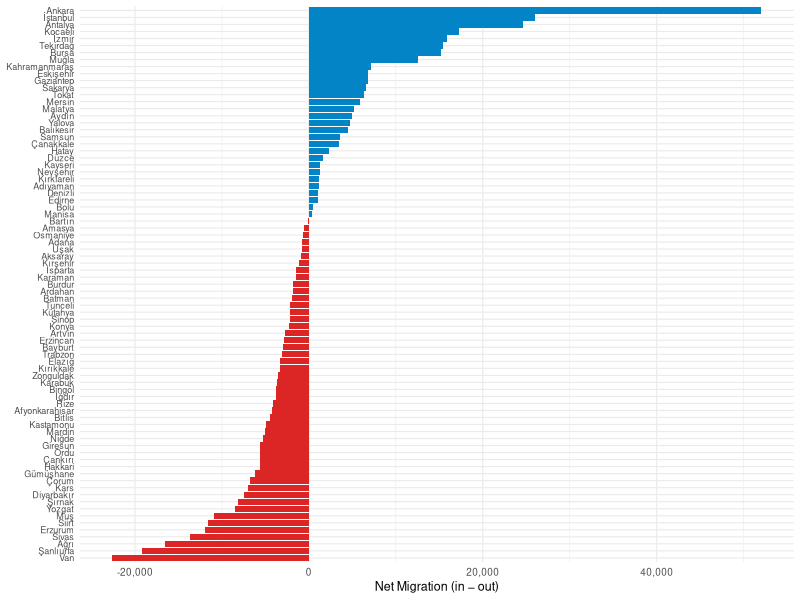
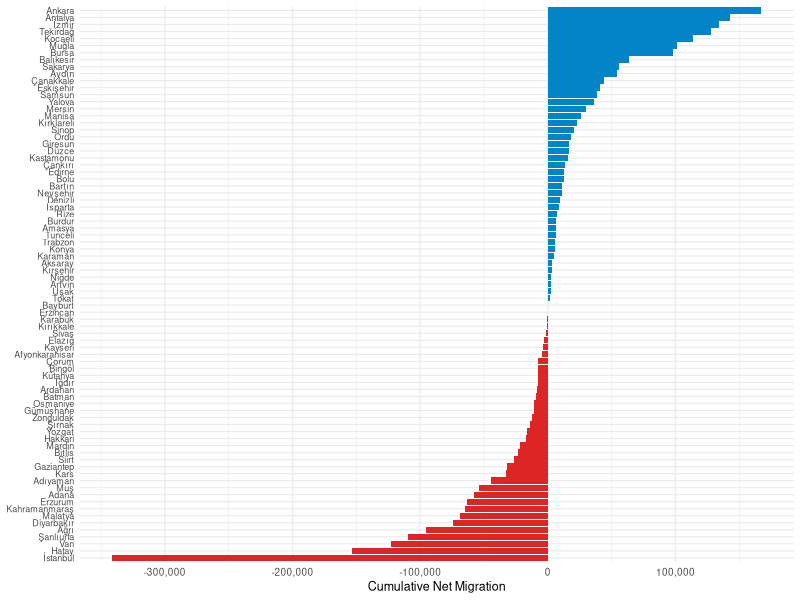
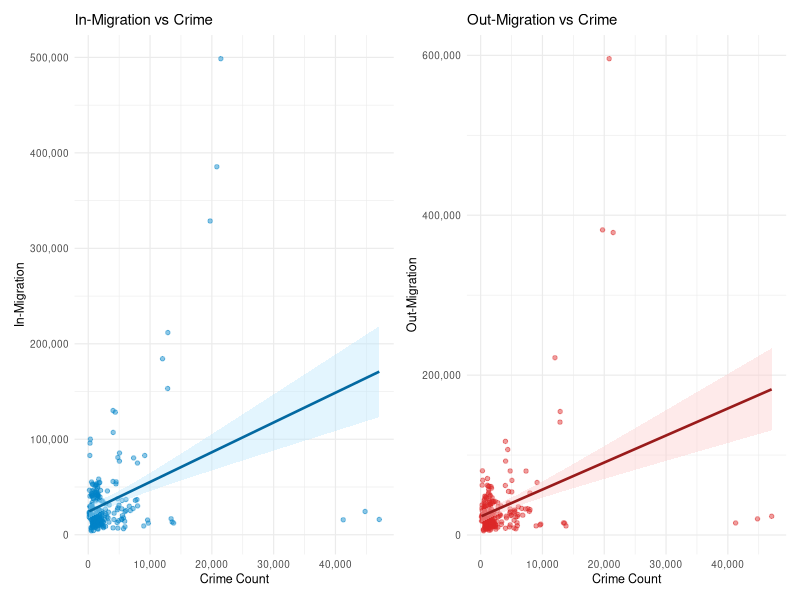
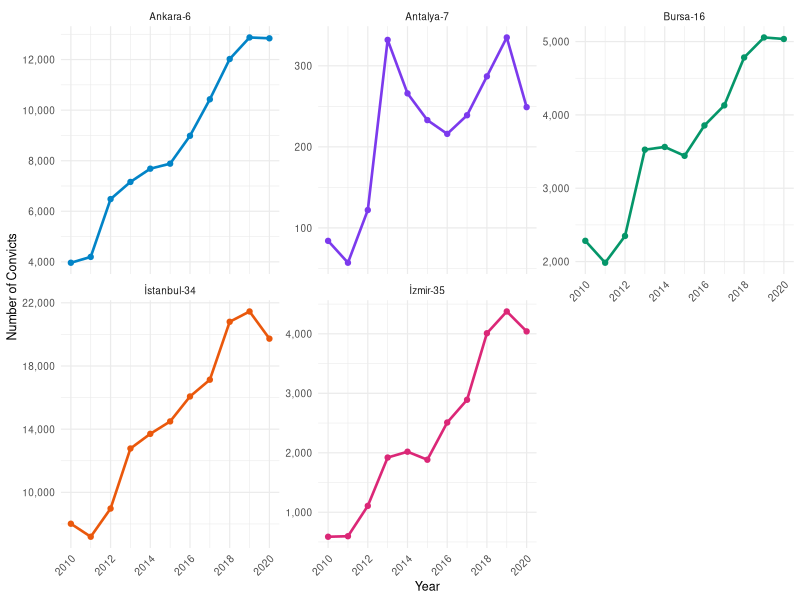
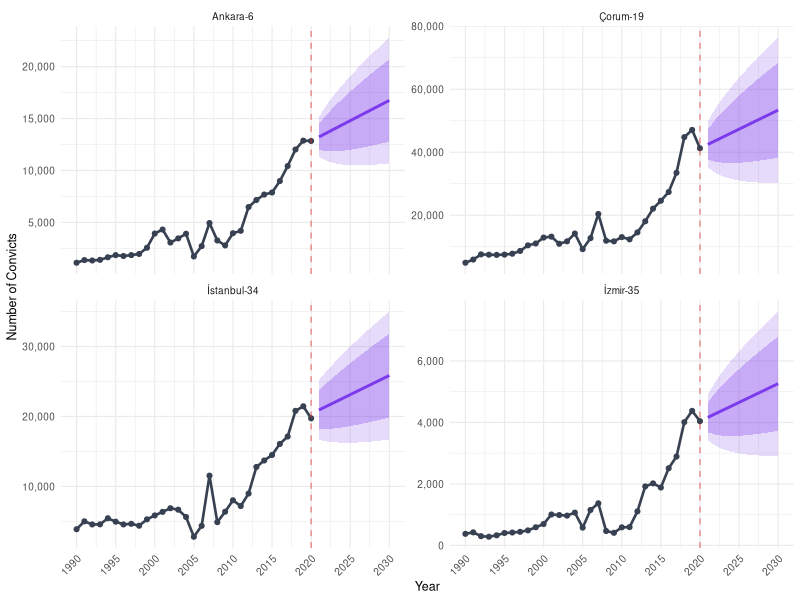
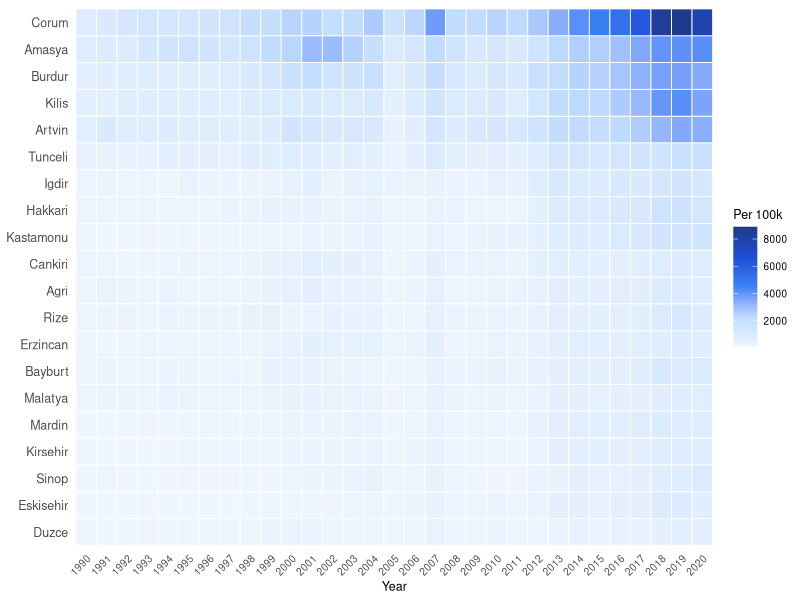
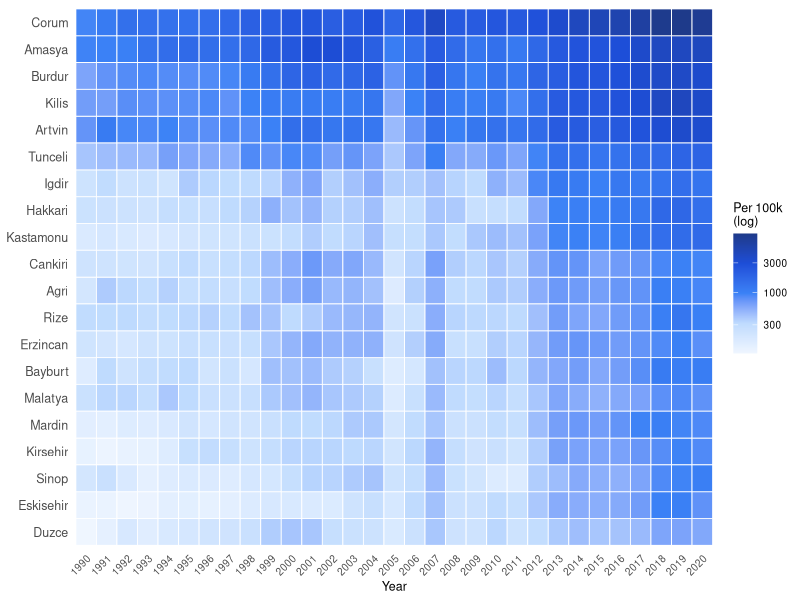

These figures' R source, in order:
## ---- chunk 1
library(readxl)
library(dplyr)
library(tidyr)
library(ggplot2)
library(scales)
library(forecast)
library(patchwork)
library(knitr)

il_temizle <- function(x) {
  x <- trimws(x)
  x <- gsub("İ","I",x); x <- gsub("ı","i",x)
  x <- gsub("ğ","g",x); x <- gsub("Ğ","G",x)
  x <- gsub("ü","u",x); x <- gsub("Ü","U",x)
  x <- gsub("ş","s",x); x <- gsub("Ş","S",x)
  x <- gsub("ö","o",x); x <- gsub("Ö","O",x)
  x <- gsub("ç","c",x); x <- gsub("Ç","C",x)
  toupper(x)
}

goc_cols <- c("Yil","Il","Toplam","Tayin","IsBulma","Egitim","Aile",
              "Konut","AileBagimli","MemleketeDonus","Saglik",
              "EvAlma","Emeklilik","Diger","Bilinmeyen")

goc_alan <- read_excel("data/aldigi_goc.xls", sheet = 1,
                        skip = 3, col_names = FALSE) %>%
  setNames(goc_cols) %>%
  fill(Yil, .direction = "down") %>%
  filter(!is.na(Il), !grepl("Province|Toplam|İl", Il, ignore.case = TRUE)) %>%
  mutate(Il_key = il_temizle(Il),
         across(c(Yil, Toplam:Bilinmeyen), ~ suppressWarnings(as.numeric(.)))) %>%
  filter(!is.na(Yil))

goc_veren <- read_excel("data/verdigi_goc.xls", sheet = 1,
                         skip = 3, col_names = FALSE) %>%
  setNames(goc_cols) %>%
  fill(Yil, .direction = "down") %>%
  filter(!is.na(Il), !grepl("Province|Toplam|İl", Il, ignore.case = TRUE)) %>%
  mutate(Il_key = il_temizle(Il),
         across(c(Yil, Toplam:Bilinmeyen), ~ suppressWarnings(as.numeric(.)))) %>%
  filter(!is.na(Yil))

crime_raw   <- read_excel("data/suc.xls", sheet = 1)
sucsuc      <- crime_raw
crime_clean <- crime_raw[-1, ]
colnames(crime_clean)[1] <- "Yil"

crime_long <- crime_clean %>%
  select(-2) %>%
  pivot_longer(cols = -Yil, names_to = "Il", values_to = "SucSayisi") %>%
  mutate(Il        = gsub("-.*", "", Il),
         Il_key    = il_temizle(Il),
         Yil       = suppressWarnings(as.numeric(Yil)),
         SucSayisi = suppressWarnings(as.numeric(SucSayisi)))

crime_2018 <- crime_long %>% filter(Yil >= 2018)

analiz_df <- goc_alan %>%
  select(Yil, Il, Il_key, AlinanGoc = Toplam) %>%
  left_join(goc_veren %>% select(Yil, Il_key, VerilenGoc = Toplam),
            by = c("Yil", "Il_key")) %>%
  left_join(crime_2018 %>% select(Yil, Il_key, SucSayisi),
            by = c("Yil", "Il_key")) %>%
  select(Yil, Il, AlinanGoc, VerilenGoc, SucSayisi)

suc_long <- sucsuc %>%
  rename(Yil = 1) %>%
  select(-2) %>%
  pivot_longer(cols = -Yil, names_to = "Il", values_to = "HukumluSayisi") %>%
  mutate(Yil = suppressWarnings(as.numeric(Yil)),
         HukumluSayisi = suppressWarnings(as.numeric(HukumluSayisi))) %>%
  filter(!is.na(Yil), !is.na(HukumluSayisi))

COL_POS  <- "#0284c7"
COL_NEG  <- "#dc2626"
COL_FCST <- "#7c3aed"
## ---- chunk 2
#| fig-width: 7
#| fig-height: 9
#| fig-cap: "Net migration (in-migration minus out-migration) by province, 2024. Blue bars indicate net immigration; red bars indicate net emigration."

net_2024 <- goc_alan %>%
  filter(Yil == 2024) %>%
  select(Il, AlinanGoc = Toplam) %>%
  left_join(goc_veren %>% filter(Yil == 2024) %>%
              select(Il, VerilenGoc = Toplam), by = "Il") %>%
  mutate(Net = AlinanGoc - VerilenGoc) %>%
  filter(!is.na(Net))

ggplot(net_2024, aes(reorder(Il, Net), Net, fill = Net > 0)) +
  geom_col() +
  coord_flip() +
  scale_y_continuous(labels = comma) +
  scale_fill_manual(values = c(COL_NEG, COL_POS), guide = "none") +
  labs(x = NULL, y = "Net Migration (in − out)") +
  theme_minimal(base_size = 9) +
  theme(axis.text.y = element_text(size = 6.5))
## ---- chunk 3
#| fig-width: 7
#| fig-height: 9
#| fig-cap: "Cumulative net migration over the most recent decade. Provinces with large positive values are long-term migration attractors."

sy <- max(goc_alan$Yil, na.rm = TRUE); iy <- sy - 9

net_10 <- goc_alan %>% filter(Yil >= iy) %>%
  group_by(Il) %>% summarise(In = sum(Toplam, na.rm = TRUE), .groups = "drop") %>%
  left_join(goc_veren %>% filter(Yil >= iy) %>%
              group_by(Il) %>% summarise(Out = sum(Toplam, na.rm = TRUE), .groups = "drop"),
            by = "Il") %>%
  mutate(Net = In - Out) %>% filter(!is.na(Net))

ggplot(net_10, aes(reorder(Il, Net), Net, fill = Net > 0)) +
  geom_col() +
  coord_flip() +
  scale_y_continuous(labels = comma) +
  scale_fill_manual(values = c(COL_NEG, COL_POS), guide = "none") +
  labs(x = NULL, y = "Cumulative Net Migration") +
  theme_minimal(base_size = 9) +
  theme(axis.text.y = element_text(size = 6.5))
## ---- chunk 4
df_cor <- analiz_df %>%
  filter(!is.na(SucSayisi), !is.na(AlinanGoc), !is.na(VerilenGoc))

ci <- cor.test(df_cor$AlinanGoc,  df_cor$SucSayisi)
co <- cor.test(df_cor$VerilenGoc, df_cor$SucSayisi)

tibble(
  Comparison     = c("In-Migration vs Crime", "Out-Migration vs Crime"),
  `Pearson r`    = round(c(ci$estimate, co$estimate), 4),
  `t-statistic`  = round(c(ci$statistic, co$statistic), 3),
  `p-value`      = format(c(ci$p.value, co$p.value), scientific = TRUE, digits = 3),
  `95% CI Lower` = round(c(ci$conf.int[1], co$conf.int[1]), 4),
  `95% CI Upper` = round(c(ci$conf.int[2], co$conf.int[2]), 4)
) %>%
  kable(align = c("l","r","r","r","r","r"),
        caption = "Pearson Correlation: Migration vs. Crime Count")
## ---- chunk 5
lm_in  <- lm(AlinanGoc  ~ SucSayisi, data = df_cor)
lm_out <- lm(VerilenGoc ~ SucSayisi, data = df_cor)

make_row <- function(m, label) {
  s <- coef(summary(m))
  r2 <- round(summary(m)$r.squared, 4)
  data.frame(Model = c(label,""), Term = rownames(s),
             Estimate = round(s[,1],3), SE = round(s[,2],3),
             `t value` = round(s[,3],3),
             `p-value` = signif(s[,4],3),
             `R²` = c(r2, NA), check.names = FALSE)
}

rbind(make_row(lm_in,"In-Migration ~ Crime"),
      make_row(lm_out,"Out-Migration ~ Crime")) %>%
  kable(align = c("l","l","r","r","r","r","r"),
        caption = "Linear Regression: Migration ~ Crime Count")
## ---- chunk 6
#| fig-width: 7
#| fig-height: 3.5
#| fig-cap: "Scatter plots with OLS regression lines. Left: in-migration vs. crime. Right: out-migration vs. crime."

p1 <- ggplot(df_cor, aes(SucSayisi, AlinanGoc)) +
  geom_point(color = COL_POS, alpha = 0.45, size = 1.2) +
  geom_smooth(method = "lm", color = "#0369a1", fill = "#bae6fd88", linewidth = 0.9) +
  scale_x_continuous(labels = comma) + scale_y_continuous(labels = comma) +
  labs(title = "In-Migration vs Crime", x = "Crime Count", y = "In-Migration") +
  theme_minimal(base_size = 9)

p2 <- ggplot(df_cor, aes(SucSayisi, VerilenGoc)) +
  geom_point(color = COL_NEG, alpha = 0.45, size = 1.2) +
  geom_smooth(method = "lm", color = "#991b1b", fill = "#fecaca88", linewidth = 0.9) +
  scale_x_continuous(labels = comma) + scale_y_continuous(labels = comma) +
  labs(title = "Out-Migration vs Crime", x = "Crime Count", y = "Out-Migration") +
  theme_minimal(base_size = 9)

p1 + p2
## ---- chunk 7
#| fig-width: 7
#| fig-height: 5
#| fig-cap: "Annual number of convicted persons entering correctional institutions in five major provinces, 2010–2024."

buyuk <- c("İstanbul-34","Ankara-6","İzmir-35","Antalya-7","Bursa-16")

ggplot(suc_long %>% filter(Il %in% buyuk, Yil >= 2010),
       aes(Yil, HukumluSayisi, color = Il)) +
  geom_line(linewidth = 0.9) + geom_point(size = 1.5) +
  facet_wrap(~Il, scales = "free_y", nrow = 2) +
  scale_y_continuous(labels = comma) +
  scale_x_continuous(breaks = seq(2010,2024,2)) +
  scale_color_manual(values = c("#0284c7","#7c3aed","#059669","#ea580c","#db2777")) +
  labs(x = "Year", y = "Number of Convicts") +
  theme_minimal(base_size = 9) +
  theme(legend.position = "none", axis.text.x = element_text(angle = 45, hjust = 1))
## ---- chunk 8
#| fig-width: 7
#| fig-height: 6
#| fig-cap: "ARIMA crime forecasts to 2030 for four selected provinces. Shaded bands show 80% (dark) and 95% (light) confidence intervals. The dashed red line marks 2020."

iller <- c("İstanbul-34","Ankara-6","İzmir-35","Çorum-19")
res   <- data.frame()

for (il in iller) {
  d <- suc_long %>% filter(Il == il) %>% arrange(Yil)
  if (nrow(d) < 5) next
  sy  <- max(d$Yil); h <- 2030 - sy
  ts_ <- ts(d$HukumluSayisi, start = min(d$Yil), frequency = 1)
  fit <- auto.arima(ts_, seasonal = FALSE, stepwise = TRUE, approximation = TRUE)
  fc  <- forecast(fit, h = h)
  res <- bind_rows(res,
    data.frame(Il=il, Yil=d$Yil, Val=d$HukumluSayisi, Type="Actual",
               L80=NA,U80=NA,L95=NA,U95=NA),
    data.frame(Il=il, Yil=seq(sy+1,2030),
               Val=as.numeric(fc$mean), Type="Forecast",
               L80=as.numeric(fc$lower[,1]), U80=as.numeric(fc$upper[,1]),
               L95=as.numeric(fc$lower[,2]), U95=as.numeric(fc$upper[,2])))
}

ggplot(res, aes(Yil, Val)) +
  geom_ribbon(data=filter(res,Type=="Forecast"), aes(ymin=L95,ymax=U95),
              fill=COL_FCST, alpha=0.18) +
  geom_ribbon(data=filter(res,Type=="Forecast"), aes(ymin=L80,ymax=U80),
              fill=COL_FCST, alpha=0.30) +
  geom_line(data=filter(res,Type=="Actual"),  color="#374151", linewidth=0.9) +
  geom_point(data=filter(res,Type=="Actual"), color="#374151", size=1.4) +
  geom_line(data=filter(res,Type=="Forecast"),color=COL_FCST,  linewidth=1.0) +
  geom_vline(xintercept=2020, linetype="dashed", color=COL_NEG, alpha=0.5) +
  facet_wrap(~Il, scales="free_y", ncol=2) +
  scale_x_continuous(breaks=seq(1990,2030,5), limits=c(1990,2030)) +
  scale_y_continuous(labels=comma) +
  labs(x="Year", y="Number of Convicts") +
  theme_minimal(base_size = 9) +
  theme(axis.text.x = element_text(angle=45, hjust=1))
## ---- chunk 9
tibble(
  Province  = c("İstanbul","Ankara","İzmir","Çorum"),
  `2021`    = c(20923L, 13231L,  4163L, 42478L),
  `2025`    = c(23117L, 14793L,  4652L, 47325L),
  `2030`    = c(25858L, 16746L,  5262L, 53385L)
) %>%
  mutate(across(where(is.integer), ~ format(.x, big.mark=","))) %>%
  kable(align = c("l","r","r","r"),
        caption = "ARIMA Point-Estimate Forecasts — Convicted Persons")
## ---- chunk 10
population_df <- tibble(
  Il = c("Adana","Adiyaman","Afyonkarahisar","Agri","Aksaray","Amasya",
         "Ankara","Antalya","Ardahan","Artvin","Aydin","Balikesir","Bartin",
         "Batman","Bayburt","Bilecik","Bingol","Bitlis","Bolu","Burdur",
         "Bursa","Canakkale","Cankiri","Corum","Denizli","Diyarbakir","Duzce",
         "Edirne","Elazig","Erzincan","Erzurum","Eskisehir","Gaziantep",
         "Giresun","Gumushane","Hakkari","Hatay","Igdir","Isparta","Istanbul",
         "Izmir","Kahramanmaras","Karabuk","Karaman","Kars","Kastamonu",
         "Kayseri","Kilis","Kirikkale","Kirklareli","Kirsehir","Kocaeli",
         "Konya","Kutahya","Malatya","Manisa","Mardin","Mersin","Mugla","Mus",
         "Nevsehir","Nigde","Ordu","Osmaniye","Rize","Sakarya","Samsun",
         "Sanliurfa","Siirt","Sinop","Sirnak","Sivas","Tekirdag","Tokat",
         "Trabzon","Tunceli","Usak","Van","Yalova","Yozgat","Zonguldak"),
  Pop = c(2150000,610000,710000,540000,390000,330000,5200000,2200000,
          100000,170000,1050000,1200000,190000,550000,80000,210000,
          260000,340000,290000,260000,2800000,500000,180000,530000,
          980000,1600000,350000,400000,570000,220000,760000,780000,
          1800000,420000,140000,280000,1500000,190000,420000,14000000,
          4000000,1050000,230000,240000,300000,370000,1300000,130000,
          280000,350000,220000,1700000,2100000,570000,760000,1350000,
          780000,1700000,900000,400000,290000,340000,750000,500000,
          330000,950000,1250000,1900000,310000,210000,450000,620000,
          900000,610000,750000,85000,350000,1100000,230000,420000,600000))

fix_tr <- function(x) {
  pairs <- list(c("Ç","C"),c("Ğ","G"),c("İ","I"),c("Ö","O"),c("Ş","S"),c("Ü","U"),
                c("ç","c"),c("ğ","g"),c("ı","i"),c("ö","o"),c("ş","s"),c("ü","u"))
  x <- trimws(x)
  for (p in pairs) x <- gsub(p[1],p[2],x)
  x
}

heat_df  <- crime_long %>% rename(Suc = SucSayisi)

heat_rate <- heat_df %>%
  mutate(Il = fix_tr(Il)) %>%
  filter(!is.na(Il), Il != "",
         !grepl("^\\.\\.\\.[0-9]+$|^[0-9]+$", Il)) %>%
  left_join(population_df, by = "Il") %>%
  mutate(Rate = (Suc / Pop) * 1e5) %>%
  filter(!is.na(Rate))

top20 <- heat_rate %>%
  group_by(Il) %>% summarise(Avg = mean(Rate, na.rm=TRUE), .groups="drop") %>%
  slice_max(Avg, n=20)
## ---- chunk 11
#| fig-width: 7.5
#| fig-height: 6
#| fig-cap: "Crime rate heatmap (standard scale) — top 20 provinces by average conviction rate, 2008–2020."

ggplot(heat_rate %>% filter(Il %in% top20$Il),
       aes(factor(Yil), reorder(Il, Rate), fill = Rate)) +
  geom_tile(color = "white", linewidth = 0.3) +
  scale_fill_gradientn(
    colours = c("#eff6ff","#bfdbfe","#3b82f6","#1d4ed8","#1e3a8a"),
    name = "Per 100k") +
  labs(x = "Year", y = NULL) +
  theme_minimal(base_size = 9) +
  theme(axis.text.x = element_text(angle=45, hjust=1),
        axis.text.y = element_text(size=9),
        panel.grid  = element_blank())
## ---- chunk 12
#| fig-width: 7.5
#| fig-height: 6
#| fig-cap: "Crime rate heatmap (log scale) — compresses extreme values to reveal variation among mid-range provinces."

ggplot(heat_rate %>% filter(Il %in% top20$Il),
       aes(factor(Yil), reorder(Il, Rate), fill = Rate)) +
  geom_tile(color = "white", linewidth = 0.3) +
  scale_fill_gradientn(
    colours = c("#eff6ff","#bfdbfe","#3b82f6","#1d4ed8","#1e3a8a"),
    trans   = "log10",
    name = "Per 100k\n(log)") +
  labs(x = "Year", y = NULL) +
  theme_minimal(base_size = 9) +
  theme(axis.text.x = element_text(angle=45, hjust=1),
        axis.text.y = element_text(size=9),
        panel.grid  = element_blank())
